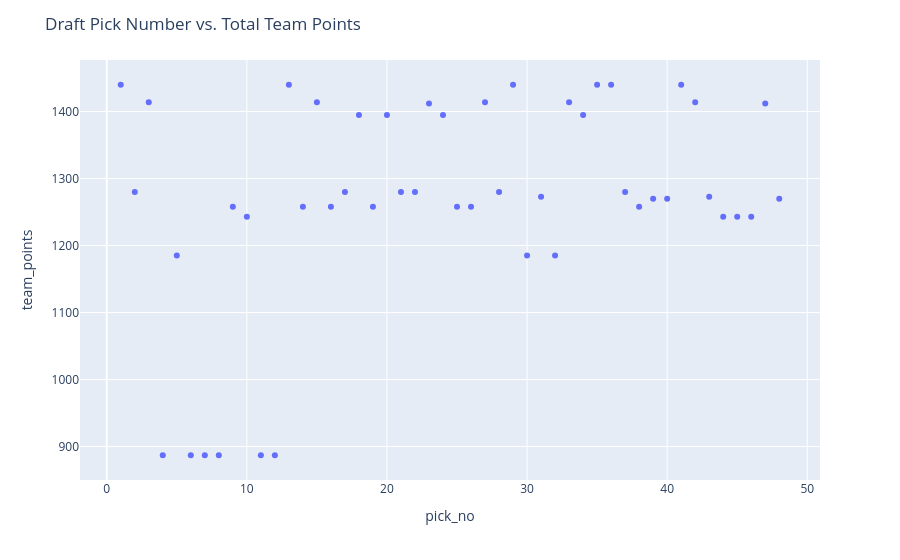

Write notebook code for a chart like this one.
### Code cell
# plt.scatter(df['pick_no'], df['team_points'])
# plt.xlabel('Pick Number')
# plt.ylabel('Team Points')
# plt.title("Draft Pick Number vs. Total Team Points")
# plt.tight_layout()
# plt.show()

fig = px.scatter(df, x='pick_no', y='team_points', hover_data=['player'])
fig.update_layout(
    title="Draft Pick Number vs. Total Team Points")
fig.show()

### Figure 1 — Plotly figure (JSON) as saved in the notebook; plotly's stock layout.template omitted (floating-point values rounded to 4 significant figures)
{"data": [{"customdata": [["Clyde Edwards-Helaire"], ["Jonathan Taylor"], ["J.K. Dobbins"], ["Jerry Jeudy"], ["Cam Akers"], ["D'Andre Swift"], ["CeeDee Lamb"], ["Justin Jefferson"], ["Jalen Reagor"], ["Henry Ruggs III"], ["Tee Higgins"], ["Denzel Mims"], ["Ke'Shawn Vaughn"], ["Laviska Shenault"], ["Brandon Aiyuk"], ["K.J. Hamler"], ["Michael Pittman"], ["Bryan Edwards"], ["Zack Moss"], ["A.J. Dillon"], ["Antonio Gibson"], ["Joshua Kelley"], ["Chase Claypool"], ["Tua Tagovailoa"], ["Joe Burrow"], ["Anthony McFarland"], ["Darrynton Evans"], ["Devin Duvernay"], ["Van Jefferson"], ["Donovan Peoples-Jones"], ["Lynn Bowden"], ["Antonio Gandy-Golden"], ["DeeJay Dallas"], ["Adam Trautman"], ["Tyler Johnson"], ["Eno Benjamin"], ["Lamical Perine"], ["Justin Herbert"], ["Jordan Love"], ["Cole Kmet"], ["Jeff Thomas"], ["Devin Asiasi"], ["John Hightower"], ["Quez Watkins"], ["James Proche"], ["K.J. Hill"], ["Quintez Cephus"], ["Jalen Hurts"]], "hovertemplate": "pick_no=%{x}<br>team_points=%{y}<br>player=%{customdata[0]}<extra></extra>", "legendgroup": "", "marker": {"color": "#636efa", "symbol": "circle"}, "mode": "markers", "name": "", "orientation": "v", "showlegend": false, "type": "scatter", "x": [1, 2, 3, 4, 5, 6, 7, 8, 9, 10, 11, 12, 13, 14, 15, 16, 17, 18, 19, 20, 21, 22, 23, 24, 25, 26, 27, 28, 29, 30, 31, 32, 33, 34, 35, 36, 37, 38, 39, 40, 41, 42, 43, 44, 45, 46, 47, 48], "xaxis": "x", "y": [1440, 1280, 1414, 887, 1185, 887, 887, 887, 1258, 1243, 887, 887, 1440, 1258, 1414, 1258, 1280, 1395, 1258, 1395, 1280, 1280, 1412, 1395, 1258, 1258, 1414, 1280, 1440, 1185, 1273, 1185, 1414, 1395, 1440, 1440, 1280, 1258, 1270, 1270, 1440, 1414, 1273, 1243, 1243, 1243, 1412, 1270], "yaxis": "y"}], "layout": {"legend": {"tracegroupgap": 0}, "margin": {"t": 60}, "title": {"text": "Draft Pick Number vs. Total Team Points"}, "xaxis": {"anchor": "y", "domain": [0, 1], "title": {"text": "pick_no"}}, "yaxis": {"anchor": "x", "domain": [0, 1], "title": {"text": "team_points"}}}}
